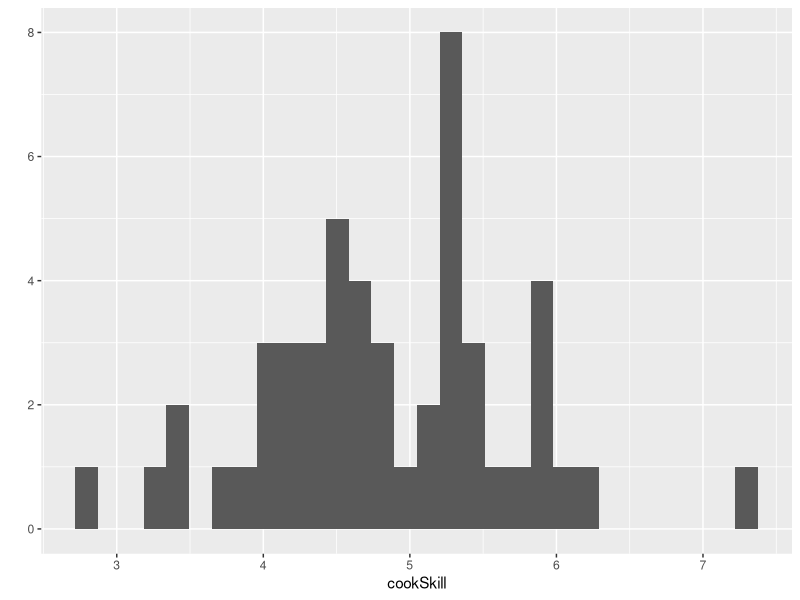
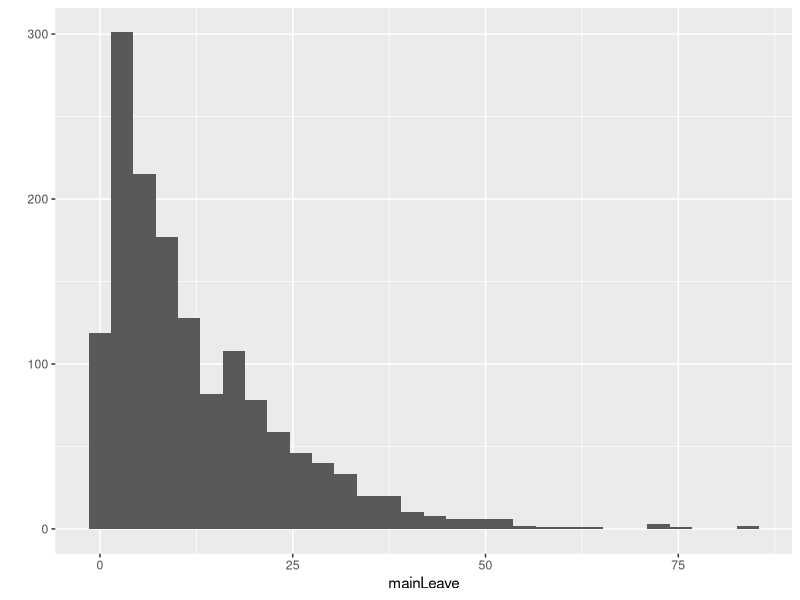
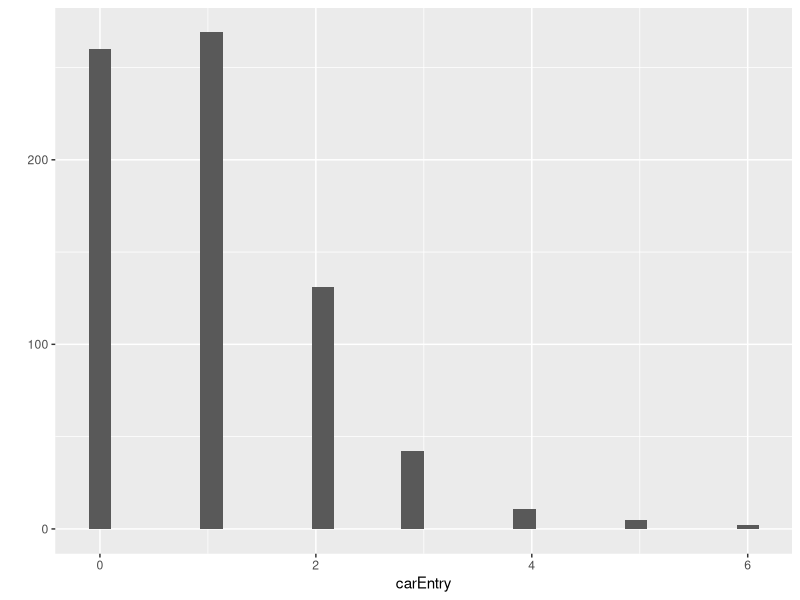
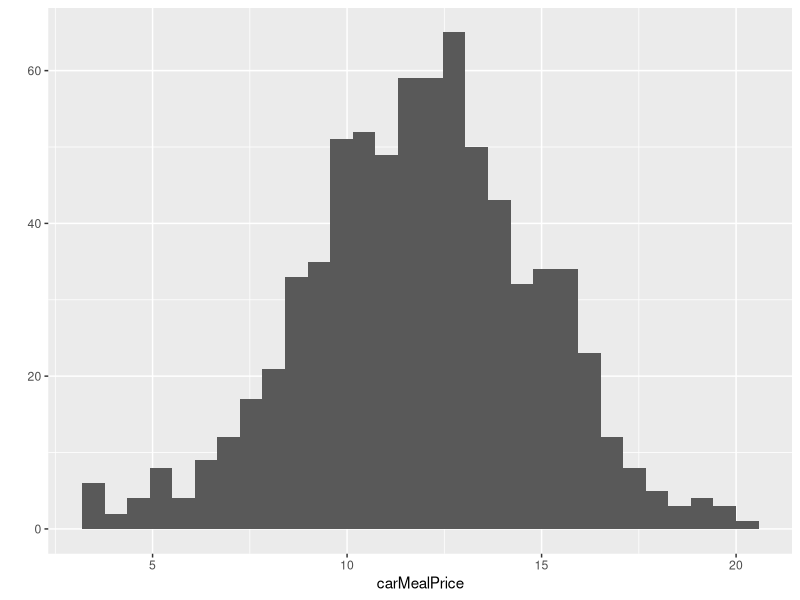
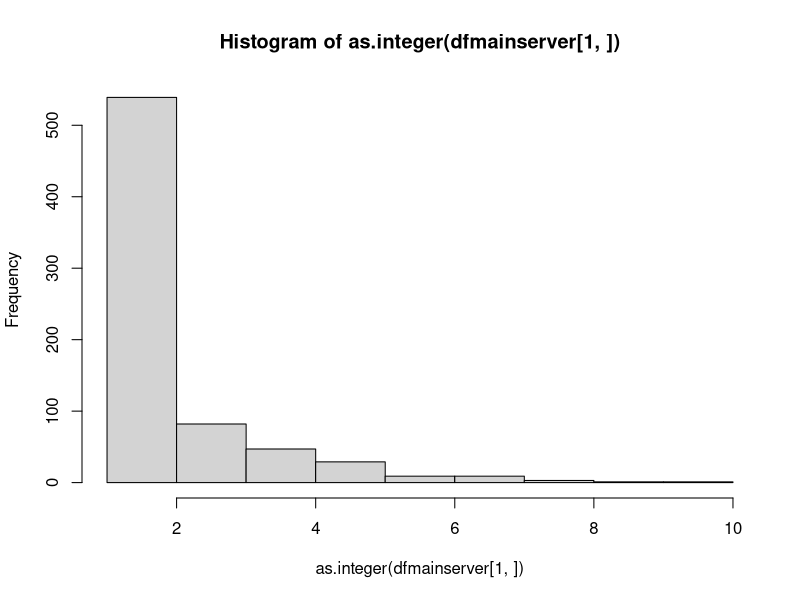
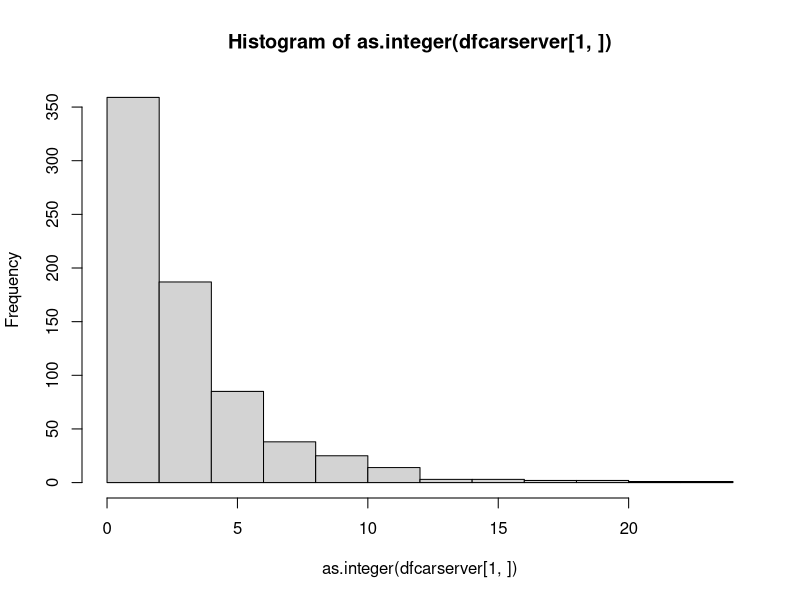
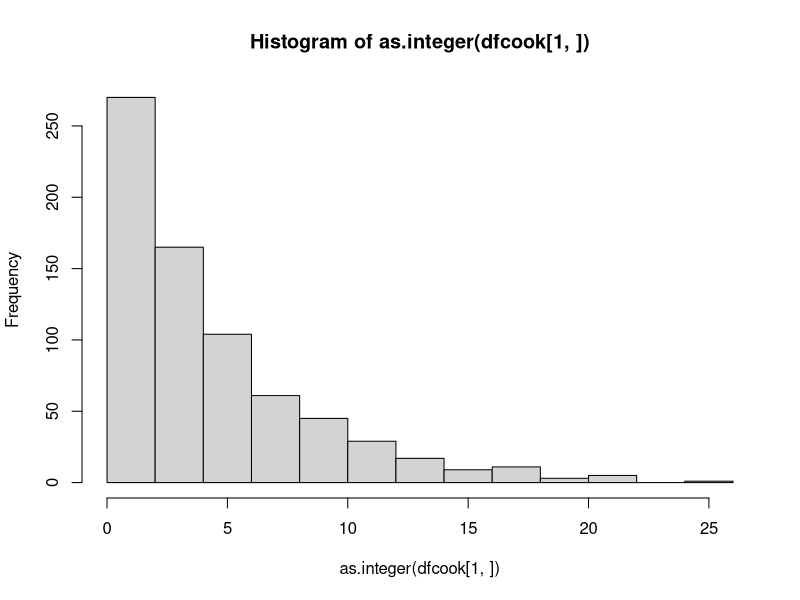

Write the R code that produced these figures, in order. (Note: a time limit stopped this script after it produced the figures.)
library("ggplot2")
library("dplyr")

pricePerMeal = 4.00 # Price one meal unit is sold at
costPerMeal = 2.80 # Price to produce one meal unit
wageRate = 8.00 

mainServerNumber = 1
carServerNumber = 1
mainServerSkill = rnorm(mainServerNumber) + 3 # Generates an array of normal distribution values 
carServerSkill = rnorm(carServerNumber) + 3

cookNumber = 50
cookSkill = rnorm(cookNumber) + 5
qplot(cookSkill)

storageCapacity = 100
storage = 0

mainEPM = 2 # Main entrance per minute
carEPM = 1 # Car entrance per minute
simulationMinutes = 720 # 720 minutes = 12 hours
mainEntry = rpois(simulationMinutes, mainEPM)
carEntry = rpois(simulationMinutes, carEPM)

avgTimeToLeave = 12
mainLeave = ceiling(rexp(sum(mainEntry),rate = 1/avgTimeToLeave))
carLeave = ceiling(rexp(sum(carEntry),rate = 1/avgTimeToLeave))
qplot(mainLeave)

mainMealPrice = round(rnorm(sum(mainEntry)) * 3 + 10,2) 
carMealPrice = round(rnorm(sum(carEntry)) * 3 + 12,2) 

qplot(carEntry)
qplot(carMealPrice)

dflogs <- data.frame () # Dataframe to track queues
mainQueue = 0
carQueue = 0
sales = 0
materials = 0
profits = 0

dfmain <- data.frame () # Dataframe to track main queue
dfcar <- data.frame () # Dataframe to track car queue
mainClientNumber = 0
carClientNumber = 0


mainInitialized = FALSE
carInitialized = FALSE

dfmainserver <- data.frame () # Dataframe to track servers in main entrance
dfcarserver <- data.frame () # Dataframe to track servers in main entrance
dfcook <- data.frame () # Dataframe to track cooks
for(i in 1:mainServerNumber){
  dfmainserver <- rbind(dfmainserver, ceiling(rexp(720,rate = 1/mainServerSkill[i])))
}
hist(as.integer(dfmainserver[1,]))
for(i in 1:mainServerNumber){
  dfcarserver <- rbind(dfcarserver, ceiling(rexp(720,rate = 1/carServerSkill[i])))
}
hist(as.integer(dfcarserver[1,]))

for(i in 1:cookNumber){
  dfcook <- rbind(dfcook, ceiling(rexp(720,rate = 1/cookSkill[i])))
}
hist(as.integer(dfcook[1,]))


# Convert to timestamp notation
for(i in 1:cookNumber){
  for(j in 1:(length(dfcook[i,]) - 1)){
    dfcook[i,j+1] <- dfcook[i,j+1] + dfcook[i,j] 
  }
}
for(i in 1:mainServerNumber){
  for(j in 1:(length(dfmainserver[i,]) -1)){
    dfmainserver[i,j+1] <- dfmainserver[i,j+1] + dfmainserver[i,j]
  }
}
for(i in 1:carServerNumber){
  for(j in 1:(length(dfcarserver[i,]) -1)){
    dfcarserver[i,j+1] <- dfcarserver[i,j+1] + dfcarserver[i,j]
  }
}

mainPlace <- 1
carPlace <- 1

for(t in 1:simulationMinutes){
  
  if(mainEntry[t] != 0){
    for(i in 1:mainEntry[t]){
      mainClientNumber <- mainClientNumber + 1
      dfmain <- rbind(dfmain, c(mainClientNumber, mainMealPrice[mainClientNumber], 'Ordering', t, '', ''))
      if(!mainInitialized){
        mainInitialized <- TRUE
      }
    }
  }
  
  if(carEntry[t] != 0){
    for(i in 1:carEntry[t]){
      carClientNumber <- carClientNumber + 1
      dfcar <- rbind(dfcar, c(carClientNumber, carMealPrice[carClientNumber], 'Ordering', t, '', ''))
      if(!carInitialized){
        carInitialized <- TRUE
      }
    }
  }
  
  # Prevent errors with indexing
  if(mainInitialized){
    colnames(dfmain) <- c('Client Number','Meal Price', 'State', "Entry Time", "Order Time", "Served Time")
  }
  if(carInitialized){
    colnames(dfcar) <- c('Client Number','Meal Price', 'State', "Entry Time", "Order Time", "Served Time")
  }

  # Cook modeling
  for(i in 1:length(dfcook[,1])){
    for(j in 1:length(dfcook[i,])){
      if(dfcook[i,j] > t){
        break
      }
      if(dfcook[i,j] == t){
        if(storage < storageCapacity){
          storage <- storage + 1
        }
        materials <- materials + costPerMeal
      }    
    }
  }
  
  # Server modeling
  if(mainInitialized){
    for(i in 1:length(dfmain[,1])){
      if(dfmain[i,3] == "Ordering" && storage >= round((as.numeric(dfmain[i,2]) / pricePerMeal),2)){
        for(j in 1:length(dfmainserver[,1])){
          for(k in 1:length(dfmainserver[j,])){
            if(dfmainserver[j,k] > t){
              break
            }
            if(dfmainserver[j,k] == t){
              mainPlace <- mainPlace + 1
              sales <- sales + as.numeric(dfmain[i,2])
              storage <- round(storage - (as.numeric(dfmain[i,2]) / pricePerMeal), 2)
              dfmain[i,6] <- t
              dfmain[i,3] <- "Served"
              mainQueue <- mainQueue - 1
            }
          }
        }
      }
    }
  }
  

  
  mainQueue <- mainQueue + mainEntry[t]
  carQueue <- carQueue + carEntry[t]

  wages <- round((carServerNumber + mainServerNumber + cookNumber) * wageRate * (t/60),2)
  
  profits <- sales - materials - wages
  
  dflogs <- rbind(dflogs, c(t, mainQueue, carQueue, storage, sales, materials, wages, profits))
  
  # Main and car queue leaving modeled by exponential distribution
  if(mainInitialized){
    for(i in 1:length(dfmain[,1])){
      if(dfmain[i,3] == 'Ordering'){
        if((t - as.integer(dfmain[i,4])) >= mainLeave[i]){
          mainQueue <- mainQueue - 1
          dfmain[i,3] <- 'Left'
          dfmain[i,6] <- t
        }
      }
    }
  }
  if(carInitialized){
    for(i in 1:length(dfcar[,1])){
      if(dfcar[i,3] == 'Ordering'){
        if((t - as.integer(dfcar[i,4])) >= carLeave[i]){
          carQueue <- carQueue - 1
          dfcar[i,3] <- 'Left'
          dfcar[i,6] <- t
        }
      }
    }
  }
  print(cat(t, "/","720"))
  # if(t %% 60 == 0){
  #   print(cat(t, "/","720"))
  # }
}

colnames(dflogs) <- c('Minute','Main Queue', 'Car Queue', 'storage', 'Sales', 'Materials', 'Wages', 'Profits')

print(sum(mainEntry))

y_rexp <- ceiling(rexp(1, rate = 0.2))
hist(y_rexp)
print(y_rexp)

qplot(dflogs$Minute, dflogs$storage)

qplot(dflogs$Minute, dflogs$`Main Queue`)
